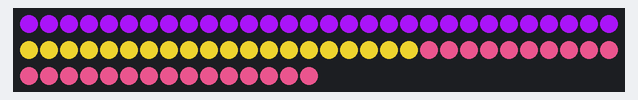
The sketch below on a simulated Arduino Uno, built with avr-gcc and run on an emulated ATmega328P. Shown: 75 RGB LEDs in strip order, left to right, continuing on the next row. Dim RGB values are drawn brighter than linear; random numbers use the default seed unless the sketch sets one.

Above: at 0.1 s.
At 5.1 s:
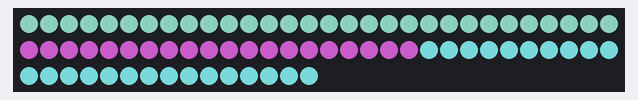
At 10.1 s:
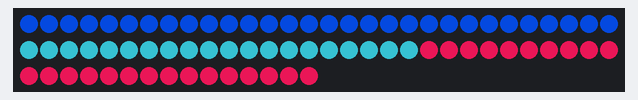
At 15.1 s:
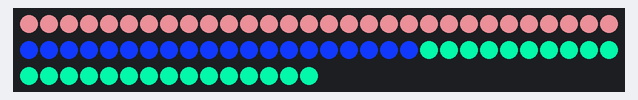
At 25.1 s:
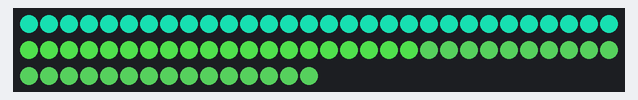
At 35.1 s:
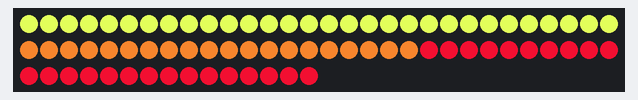

The sketch:

Example5-2_randomMultipleLedControl.ino
```cpp
#include "FastLED.h"

// Define type leds

#define NUM_LEDS   75
#define LED_PIN     7     // pin of Arduino
#define LED_TYPE    WS2812B
#define COLOR_ORDER GRB

CRGB ledsArray[NUM_LEDS];

void setup() {
  FastLED.addLeds<LED_TYPE, LED_PIN, COLOR_ORDER>(ledsArray, NUM_LEDS);
}

void loop() {

  	CRGB color1 = CRGB(random(255),random(255),random(255));
    // we define all leds black
    for(int i=0;i<30;i++){
      ledsArray[i] = color1;
    }

    CRGB color2 = CRGB(random(255),random(255),random(255));
    for(int i=30;i<50;i++){
      ledsArray[i] = color2;
    }

	CRGB color3 = CRGB(random(255),random(255),random(255));
    for(int i=50;i<75;i++){
      ledsArray[i] = color3;
    }
    FastLED.show();
    delay(5000);
}
```

Measured:
- what the display in image 1 shows lasts 5.0 s, from 5.0 s to 10.0 s
